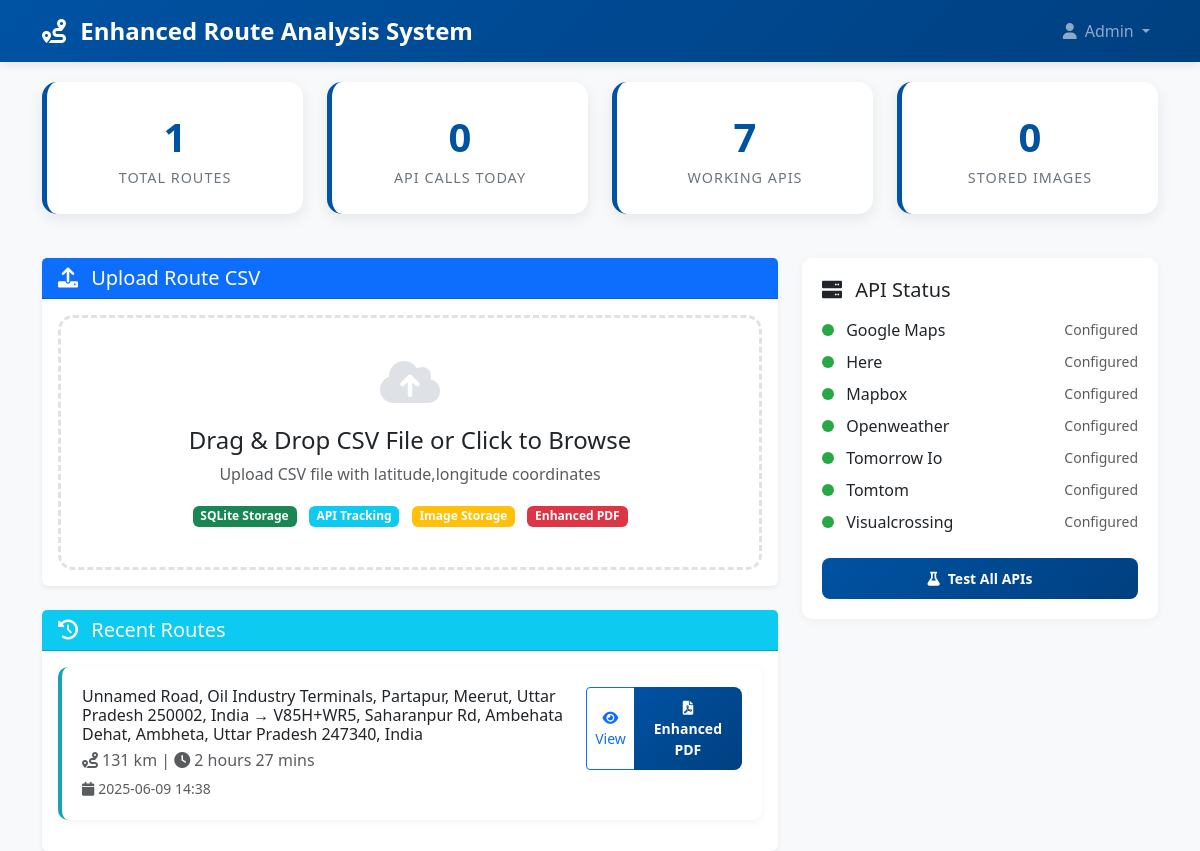
Page /dashboard (signed in) on the earlier database version.
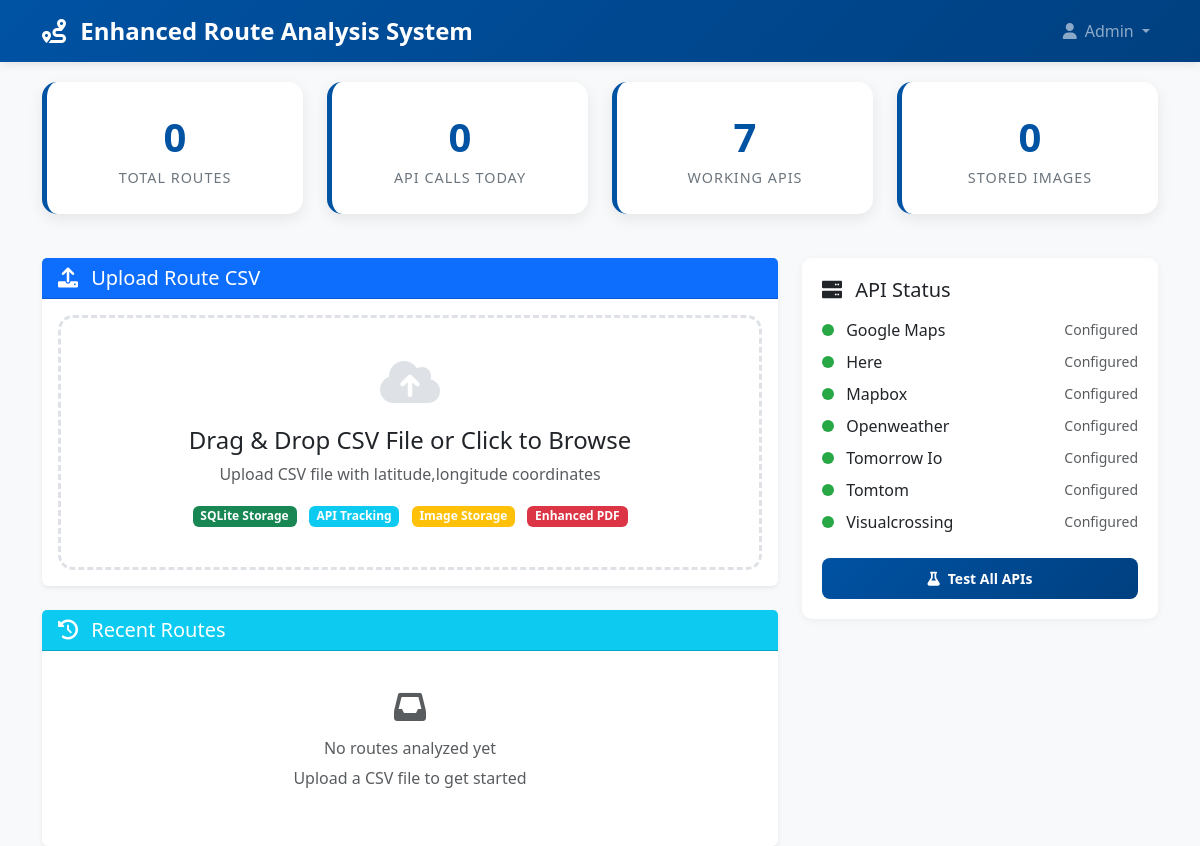
Same page on the later database version.
### tables this page shows
CREATE TABLE routes (
                    id TEXT PRIMARY KEY,
                    user_id TEXT NOT NULL,
                    filename TEXT NOT NULL,
                    from_address TEXT,
                    to_address TEXT,
                    distance TEXT,
                    duration TEXT,
                    total_points INTEGER,
                    created_at TIMESTAMP DEFAULT CURRENT_TIMESTAMP,
                    status TEXT DEFAULT 'active'
                );

### app.py (the view)
        @self.app.route('/dashboard')
        def dashboard():
            if 'logged_in' not in session:
                return redirect(url_for('login'))
            recent_routes = self.db_manager.get_recent_routes(limit=10)
            api_status = self.api_tracker.get_api_status()
            return render_template('dashboard.html',
                                 recent_routes=recent_routes,
                                 api_status=api_status)

### database/db_manager.py (called while the page is built)
    def get_recent_routes(self, limit: int = 10) -> List[Dict]:
        try:
            with sqlite3.connect(self.db_path) as conn:
                conn.row_factory = sqlite3.Row
                cursor = conn.cursor()
                cursor.execute("""
                    SELECT * FROM routes
                    WHERE status = 'active'
                    ORDER BY created_at DESC
                    LIMIT ?
                """, (limit,))
                return [dict(row) for row in cursor.fetchall()]
        except Exception as e:
            print(f"Error getting recent routes: {e}")
            return []

### utils/api_tracker.py (called while the page is built)
    def get_api_status(self) -> Dict[str, Any]:
        status = {}
        for api_name, api_key in self.api_keys.items():
            status[api_name] = {
                'configured': bool(api_key),
                'key_length': len(api_key) if api_key else 0,
                'masked_key': f"{api_key[:8]}..." if api_key and len(api_key) > 8 else 'Not configured'
            }
        return status

### templates/dashboard.html (shortened to what this page needs)
<!DOCTYPE html>
<html lang="en">
<head>
    <link href="https://cdn.jsdelivr.net/npm/bootstrap@5.3.0/dist/css/bootstrap.min.css" rel="stylesheet">
    <link href="https://cdnjs.cloudflare.com/ajax/libs/font-awesome/6.0.0/css/all.min.css" rel="stylesheet">
</head>
<body>
    <nav class="navbar navbar-expand-lg navbar-dark">
        <div class="container">
            <a class="navbar-brand" href="#">
                <i class="fas fa-route me-2"></i>
                Enhanced Route Analysis System
            </a>
            <div class="navbar-nav ms-auto">
                <div class="nav-item dropdown">
                    <a class="nav-link dropdown-toggle" href="#" id="navbarDropdown" role="button" data-bs-toggle="dropdown">
                        <i class="fas fa-user me-2"></i>Admin
                    </a>
                </div>
            </div>
        </div>
    </nav>
    <div class="container main-container">
        <div class="row mb-4">
            <div class="col-md-3">
                <div class="stats-card text-center">
                    <div class="stats-number" id="totalRoutes">{{ recent_routes|length }}</div>
                    <div class="stats-label">Total Routes</div>
                </div>
            </div>
            <div class="col-md-3">
                <div class="stats-card text-center">
                    <div class="stats-number" id="apiCalls">-</div>
                    <div class="stats-label">API Calls Today</div>
                </div>
            </div>
            <div class="col-md-3">
                <div class="stats-card text-center">
                    <div class="stats-number" id="workingAPIs">-</div>
                    <div class="stats-label">Working APIs</div>
                </div>
            </div>
            <div class="col-md-3">
                <div class="stats-card text-center">
                    <div class="stats-number" id="storedImages">-</div>
                    <div class="stats-label">Stored Images</div>
                </div>
            </div>
        </div>
        <div class="row">
            <div class="col-lg-8">
                <div class="card border-0 shadow-sm mb-4">
                    <div class="card-header bg-primary text-white">
                        <h5 class="mb-0">
                            <i class="fas fa-upload me-2"></i>
                            Upload Route CSV
                        </h5>
                    </div>
                    <div class="card-body">
                        <div class="upload-zone" onclick="document.getElementById('csvFile').click()">
                            <i class="fas fa-cloud-upload-alt"></i>
                            <h4>Drag & Drop CSV File or Click to Browse</h4>
                            <p class="text-muted">Upload CSV file with latitude,longitude coordinates</p>
                            <div class="mt-3">
                                <span class="badge bg-success me-2">SQLite Storage</span>
                                <span class="badge bg-info me-2">API Tracking</span>
                                <span class="badge bg-warning me-2">Image Storage</span>
                                <span class="badge bg-danger">Enhanced PDF</span>
                            </div>
                        </div>
                    </div>
                </div>
                <div class="card border-0 shadow-sm">
                    <div class="card-header bg-info text-white">
                        <h5 class="mb-0">
                            <i class="fas fa-history me-2"></i>
                            Recent Routes
                        </h5>
                    </div>
                    <div class="card-body">
                        <div id="routesList">
                            {% for route in recent_routes %}
                            <div class="route-card">
                                <div class="d-flex justify-content-between align-items-start">
                                    <div>
                                        <h6 class="mb-1">{{ route.from_address or 'Unknown' }} → {{ route.to_address or 'Unknown' }}</h6>
                                        <p class="text-muted mb-1">
                                            <i class="fas fa-route me-1"></i>{{ route.distance or 'Unknown' }} |
                                            <i class="fas fa-clock me-1"></i>{{ route.duration or 'Unknown' }}
                                        </p>
                                        <small class="text-muted">
                                            <i class="fas fa-calendar me-1"></i>{{ route.created_at[:16] }}
                                        </small>
                                    </div>
                                    <div class="btn-group">
                                        <button class="btn btn-sm btn-outline-primary" onclick="viewRoute('{{ route.id }}')">
                                            <i class="fas fa-eye"></i> View
                                        </button>
                                        <button class="btn btn-sm btn-primary" onclick="generatePDF('{{ route.id }}')">
                                            <i class="fas fa-file-pdf"></i> Enhanced PDF
                                        </button>
                                    </div>
                                </div>
                            </div>
                            {% else %}
                            <div class="text-center py-4">
                                <i class="fas fa-inbox fa-2x text-muted mb-3"></i>
                                <h6 class="text-muted">No routes analyzed yet</h6>
                                <p class="text-muted">Upload a CSV file to get started</p>
                            </div>
                            {% endfor %}
                        </div>
                    </div>
                </div>
            </div>
            <div class="col-lg-4">
                <div class="api-status">
                    <h5 class="mb-3">
                        <i class="fas fa-server me-2"></i>
                        API Status
                    </h5>
                    <div id="apiStatusList">
                    </div>
                    <div class="mt-4">
                        <button class="btn btn-primary btn-sm w-100" onclick="testAPIs()">
                            <i class="fas fa-flask me-2"></i>Test All APIs
                        </button>
                    </div>
                </div>
            </div>
        </div>
    </div>
</body>
</html>

### templates/dashboard.html (style rules this page uses)
:root { --primary-color: #0052a3; --secondary-color: #3c3c3c; --success-color: #28a745; --warning-color: #fd7e14; --danger-color: #dc3545; --info-color: #17a2b8; }
body { background-color: #f8f9fa; font-family: 'Segoe UI', Tahoma, Geneva, Verdana, sans-serif; }
.navbar { background: linear-gradient(135deg, var(--primary-color) 0%, #004080 100%); box-shadow: 0 2px 10px rgba(0,0,0,0.1); }
.navbar-brand { font-weight: 700; font-size: 1.5rem; }
.main-container { margin-top: 20px; }
.stats-card { background: white; border-radius: 15px; padding: 25px; margin-bottom: 20px; box-shadow: 0 5px 15px rgba(0,0,0,0.08); border-left: 5px solid var(--primary-color); transition: transform 0.3s ease; }
.stats-number { font-size: 2.5rem; font-weight: 700; color: var(--primary-color); }
.stats-label { color: #6c757d; font-size: 0.9rem; text-transform: uppercase; letter-spacing: 1px; }
.upload-zone { background: white; border: 3px dashed #dee2e6; border-radius: 15px; padding: 40px; text-align: center; transition: all 0.3s ease; cursor: pointer; }
.upload-zone i { font-size: 3rem; color: #dee2e6; margin-bottom: 20px; }
.api-status { background: white; border-radius: 10px; padding: 20px; box-shadow: 0 2px 10px rgba(0,0,0,0.05); }
.btn-primary { background: linear-gradient(135deg, var(--primary-color) 0%, #004080 100%); border: none; border-radius: 8px; padding: 10px 20px; font-weight: 600; }

Differences in the rows shown:
removed routes: from_address "Unnamed Road, Oil Industry Terminals, Partapur, Meerut, Uttar Pradesh 250002, India", to_address "V85H+WR5, Saharanpur Rd, Ambehata Dehat, Ambheta, Uttar Pradesh 247340, India", distance "131 km", duration "2 hours 27 mins", created_at "2025-06-09 14:38"
Other differences:
{{ recent_routes|length }}: "1" → "0"
text now shown: "No routes analyzed yet Upload a CSV file to get started"
